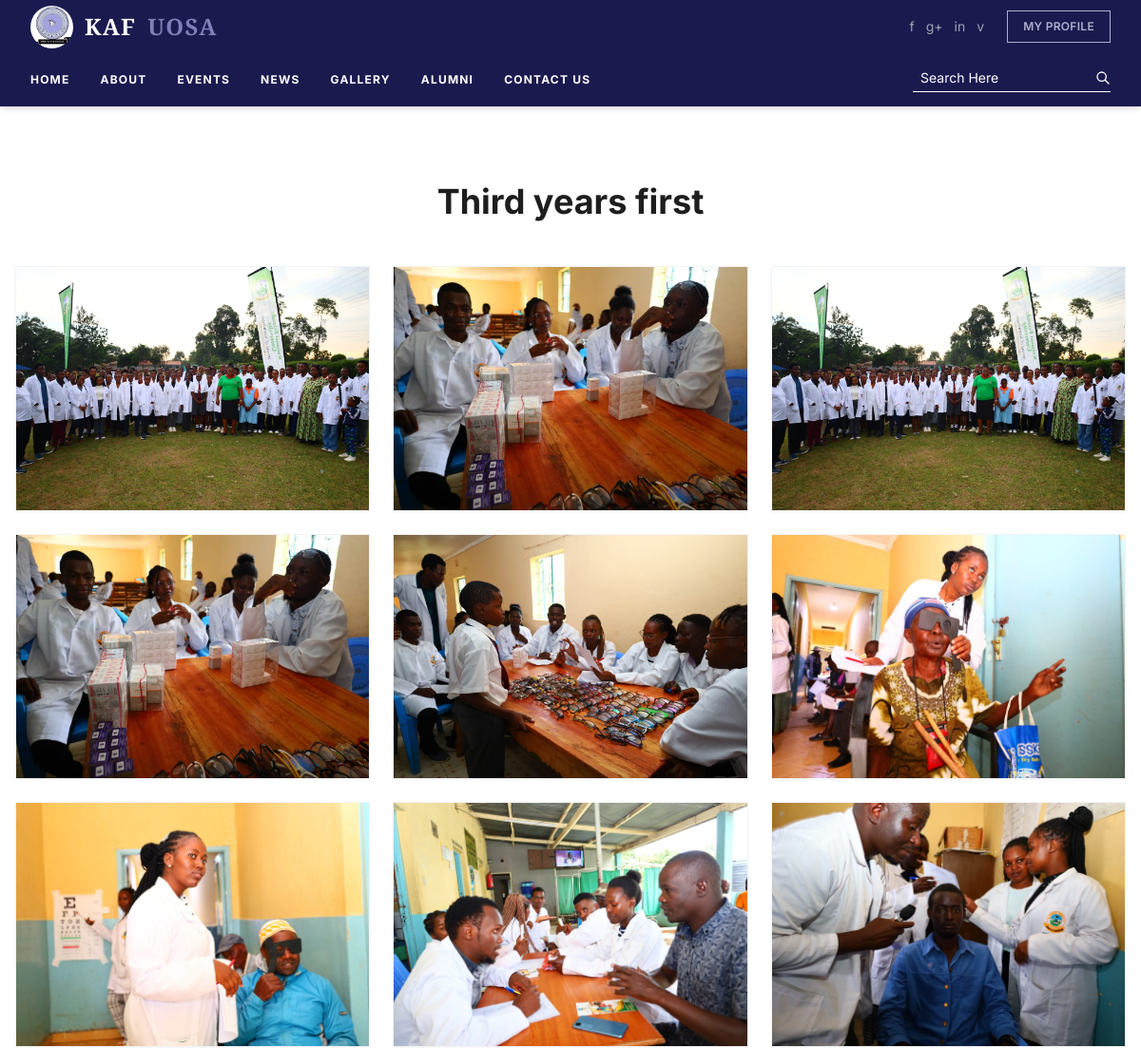
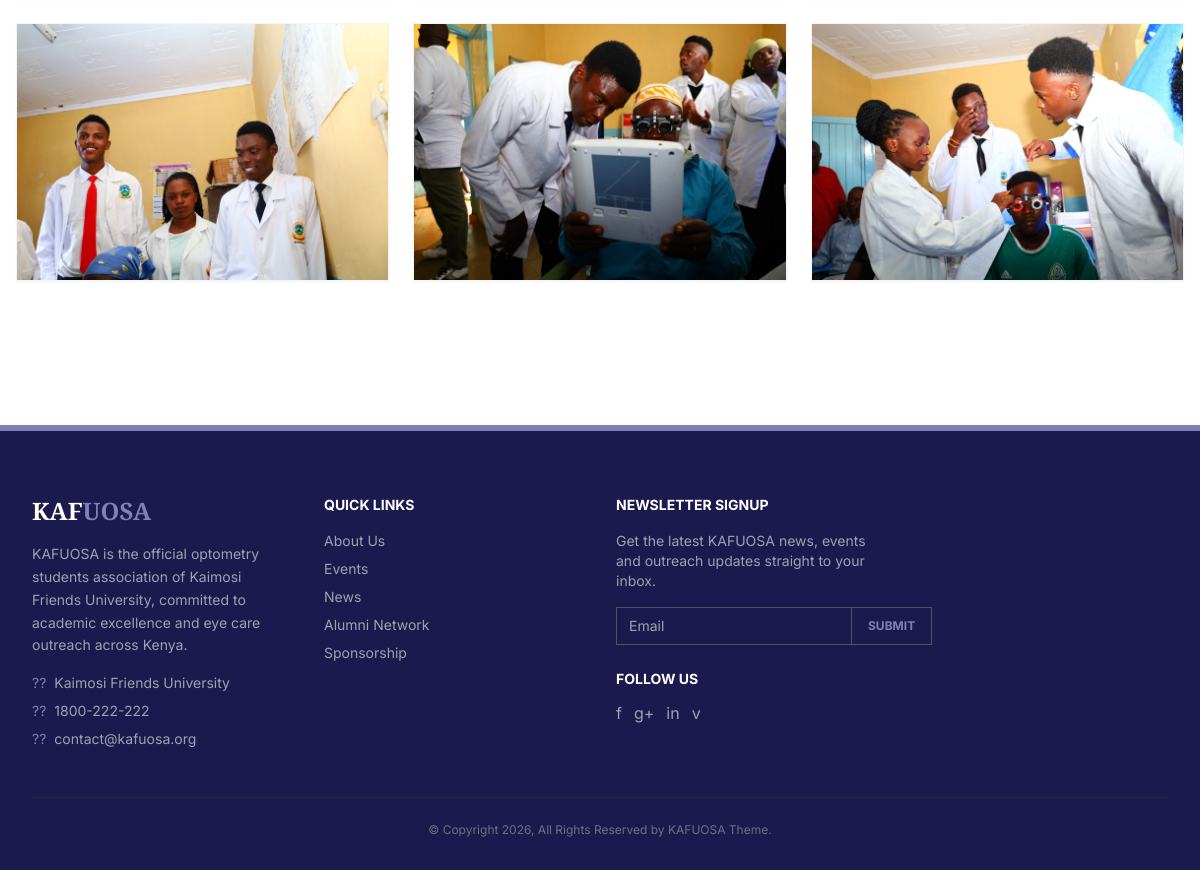
Page /gallery/1/ (signed in) on the committed database (2 pictures, top to bottom).
### gallery/models.py (models this page shows, shortened)
class GalleryAlbum(models.Model):
    title       = models.CharField(max_length=200)
    description = models.TextField(blank=True)
    created_at  = models.DateTimeField(auto_now_add=True)
    class Meta:
        ordering = ['-created_at']

class GalleryPhoto(models.Model):
    album       = models.ForeignKey(GalleryAlbum, on_delete=models.CASCADE, related_name='photos')
    image       = models.ImageField(upload_to='gallery/')
    caption     = models.CharField(max_length=200, blank=True)
    uploaded_at = models.DateTimeField(auto_now_add=True)
    class Meta:
        ordering = ['uploaded_at']

### gallery/views.py (the view)
# urls.py: path('<int:pk>/', views.gallery_detail, name='gallery_detail'),
def gallery_detail(request, pk):
    album = get_object_or_404(GalleryAlbum, pk=pk)
    return render(request, "gallery/album_detail.html", {"album": album})

### templates/gallery/album_detail.html (shortened to what this page needs)
{% extends "base.html" %}
{% block content %}
<div class="max-w-7xl mx-auto px-4 py-20">
  <h1 class="font-[Playfair_Display] text-4xl font-bold text-[#1e1e1e] mb-12 text-center">{{ album.title }}</h1>
  <div class="grid grid-cols-2 md:grid-cols-3 gap-6">
    {% for photo in album.photos.all %}
    <div class="group relative overflow-hidden bg-white shadow-sm border border-gray-100">
      <img src="{{ photo.image.url }}" alt="{{ photo.caption }}" class="w-full h-64 object-cover transform group-hover:scale-105 transition duration-500"/>
      {% if photo.caption %}
      <div class="absolute bottom-0 left-0 right-0 bg-[#1e1e1e] bg-opacity-90 p-4 transform translate-y-full group-hover:translate-y-0 transition duration-300">
      </div>
      {% endif %}
    </div>
    {% endfor %}
  </div>
</div>
{% endblock %}

### templates/base.html (style rules this page uses)
body { font-family:'Inter',sans-serif; }

### rows in the picture
GalleryAlbum: title "Third years first"
GalleryPhoto: image (picture)
GalleryPhoto: image (picture)
GalleryPhoto: image (picture)
GalleryPhoto: image (picture)
GalleryPhoto: image (picture)
GalleryPhoto: image (picture)
GalleryPhoto: image (picture)
GalleryPhoto: image (picture)
GalleryPhoto: image (picture)
GalleryPhoto: image (picture)
GalleryPhoto: image (picture)
GalleryPhoto: image (picture)
